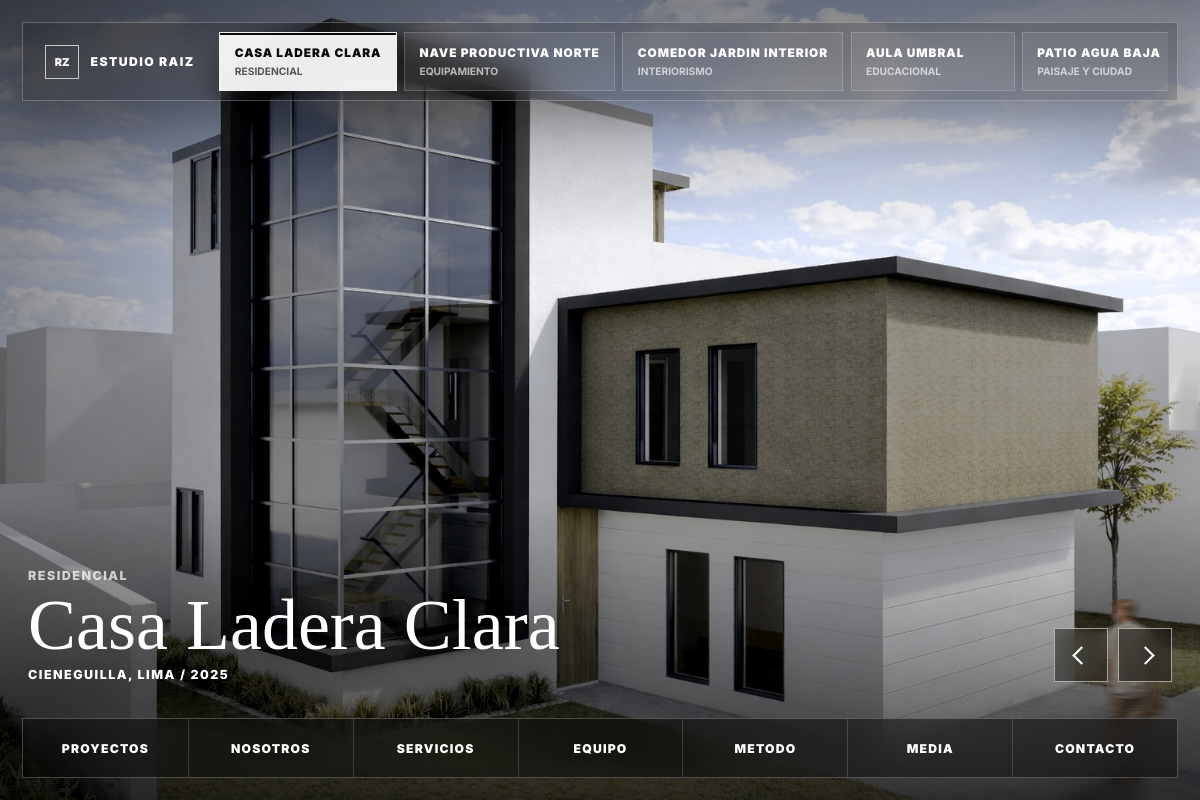
The page / on the database its author committed.
### tables this page shows
CREATE TABLE proyectos (
  id INT UNSIGNED AUTO_INCREMENT PRIMARY KEY,
  titulo VARCHAR(180) NOT NULL,
  slug VARCHAR(180) NOT NULL UNIQUE,
  categoria_id INT UNSIGNED NOT NULL,
  ubicacion VARCHAR(180) NOT NULL,
  anio YEAR NOT NULL,
  area VARCHAR(80) NULL,
  cliente VARCHAR(160) NULL,
  estado_proyecto VARCHAR(100) NULL,
  descripcion_corta TEXT NOT NULL,
  descripcion_larga MEDIUMTEXT NOT NULL,
  enfoque_diseno MEDIUMTEXT NULL,
  sostenibilidad MEDIUMTEXT NULL,
  imagen_principal VARCHAR(255) NULL,
  destacado TINYINT(1) NOT NULL DEFAULT 0,
  publicado TINYINT(1) NOT NULL DEFAULT 1,
  orden INT NOT NULL DEFAULT 0,
  fecha_creacion TIMESTAMP NOT NULL DEFAULT CURRENT_TIMESTAMP,
  fecha_actualizacion TIMESTAMP NULL DEFAULT NULL ON UPDATE CURRENT_TIMESTAMP,
  CONSTRAINT fk_proyectos_categoria
    FOREIGN KEY (categoria_id) REFERENCES categorias_proyecto(id)
    ON UPDATE CASCADE
    ON DELETE RESTRICT,
  INDEX idx_proyectos_publicado_orden (publicado, orden),
  INDEX idx_proyectos_destacado (destacado),
  FULLTEXT INDEX ft_proyectos_busqueda (titulo, ubicacion, descripcion_corta)
);

CREATE TABLE categorias_proyecto (
  id INT UNSIGNED AUTO_INCREMENT PRIMARY KEY,
  nombre VARCHAR(120) NOT NULL,
  slug VARCHAR(140) NOT NULL UNIQUE,
  descripcion TEXT NULL,
  orden INT NOT NULL DEFAULT 0,
  estado TINYINT(1) NOT NULL DEFAULT 1,
  INDEX idx_categoria_estado_orden (estado, orden)
);

### includes/db.php (called while the page is built, shortened)
<?php
function db(): PDO
{
    static $pdo = null;
    if ($pdo instanceof PDO) {
        return $pdo;
    }
    $dsn = 'mysql:host=' . DB_HOST . ';dbname=' . DB_NAME . ';charset=utf8mb4';
    $pdo = new PDO($dsn, DB_USER, DB_PASS, [
        PDO::ATTR_ERRMODE => PDO::ERRMODE_EXCEPTION,
        PDO::ATTR_DEFAULT_FETCH_MODE => PDO::FETCH_ASSOC,
        PDO::ATTR_EMULATE_PREPARES => false,
    ]);
    return $pdo;
}
function fetch_all(string $sql, array $params = []): array
{
    $stmt = db()->prepare($sql);
    $stmt->execute($params);
    return $stmt->fetchAll();
}

### includes/helpers.php (called while the page is built, shortened)
<?php
function e(?string $value): string
{
    return htmlspecialchars((string) $value, ENT_QUOTES, 'UTF-8');
}
function url(string $path = ''): string
{
    return rtrim(BASE_URL, '/') . '/' . ltrim($path, '/');
}
function upload_url(?string $path): string
{
    return UPLOAD_URL . '/' . ltrim($path, '/');
}
function setting(string $key, string $default = ''): string
{
    static $settings = null;
    if ($settings === null) {
        require_once __DIR__ . '/db.php';
        $settings = [];
        try {
            foreach (fetch_all('SELECT clave, valor FROM configuracion_sitio') as $row) {
                $settings[$row['clave']] = $row['valor'];
            }
        } catch (Throwable $error) {
            $settings = [];
        }
    }
    return $settings[$key] ?? $default;
}

### public/index.php (the view, shortened to what this page needs)
<?php
require_once __DIR__ . '/../includes/db.php';
require_once __DIR__ . '/../includes/helpers.php';
$pageTitle = setting('site_name', SITE_NAME) . ' | Portafolio de arquitectura';
$slides = fetch_all(
    'SELECT p.*, c.nombre AS categoria
     FROM proyectos p
     JOIN categorias_proyecto c ON c.id = p.categoria_id
     WHERE p.publicado = 1
     ORDER BY p.destacado DESC, p.orden ASC, p.id ASC
     LIMIT 12'
);
include __DIR__ . '/../includes/header.php';
?>
<section class="home-showcase" data-home-gallery aria-label="Portada de proyectos">
  <div class="home-showcase__slides" aria-live="polite">
    <?php foreach ($slides as $index => $project): ?>
      <?php
        $projectUrl = !empty($project['slug']) && $project['slug'] !== 'proyectos'
            ? url('proyectos/' . $project['slug'])
            : url('proyectos');
      ?>
      <article
        class="home-slide <?= $index === 0 ? 'is-active' : '' ?>"
        data-home-slide-panel
        data-title="<?= e($project['titulo']) ?>"
        data-category="<?= e($project['categoria'] ?? 'Proyecto') ?>"
        data-location="<?= e(($project['ubicacion'] ?? 'Ubicacion por definir') . ' / ' . ($project['anio'] ?? date('Y'))) ?>"
        data-url="<?= e($projectUrl) ?>"
        aria-hidden="<?= $index === 0 ? 'false' : 'true' ?>"
      >
        <img src="<?= e(upload_url($project['imagen_principal'] ?? null)) ?>" alt="<?= e($project['titulo']) ?>" loading="<?= $index === 0 ? 'eager' : 'lazy' ?>">
      </article>
    <?php endforeach; ?>
  </div>
  <div class="home-project-bar" aria-label="Seleccion de proyectos">
    <a class="home-brand" href="<?= e(url()) ?>" aria-label="<?= e(setting('site_name', SITE_NAME)) ?>">
      <span>RZ</span>
      <strong><?= e(setting('site_name', SITE_NAME)) ?></strong>
    </a>
    <div class="home-project-tabs" role="tablist" aria-label="Proyectos de portada">
      <?php foreach ($slides as $index => $project): ?>
        <button
          class="home-project-tab <?= $index === 0 ? 'is-active' : '' ?>"
          type="button"
          data-home-slide="<?= $index ?>"
          aria-label="Ver <?= e($project['titulo']) ?>"
          aria-selected="<?= $index === 0 ? 'true' : 'false' ?>"
          role="tab"
        >
          <span><?= e($project['titulo']) ?></span>
          <small><?= e($project['categoria'] ?? 'Proyecto') ?></small>
        </button>
      <?php endforeach; ?>
    </div>
  </div>
  <div class="home-slide-caption">
    <p data-home-category><?= e($slides[0]['categoria'] ?? 'Proyecto') ?></p>
    <a data-home-link class="home-slide-title" href="<?= e(!empty($slides[0]['slug']) && $slides[0]['slug'] !== 'proyectos' ? url('proyectos/' . $slides[0]['slug']) : url('proyectos')) ?>">
      <?= e($slides[0]['titulo']) ?>
    </a>
    <span data-home-location><?= e(($slides[0]['ubicacion'] ?? 'Ubicacion por definir') . ' / ' . ($slides[0]['anio'] ?? date('Y'))) ?></span>
  </div>
  <div class="home-controls" aria-label="Controles del carrusel">
    <button class="home-arrow home-arrow--prev" type="button" data-home-prev aria-label="Proyecto anterior">
      <span></span>
    </button>
    <button class="home-arrow home-arrow--next" type="button" data-home-next aria-label="Proyecto siguiente">
      <span></span>
    </button>
  </div>
  <nav class="home-bottom-nav" aria-label="Secciones principales">
    <a href="<?= e(url('proyectos')) ?>">Proyectos</a>
    <a href="<?= e(url('nosotros')) ?>">Nosotros</a>
    <a href="<?= e(url('servicios')) ?>">Servicios</a>
    <a href="<?= e(url('equipo')) ?>">Equipo</a>
    <a href="<?= e(url('metodo')) ?>">Metodo</a>
    <a href="<?= e(url('media')) ?>">Media</a>
    <a href="<?= e(url('contacto')) ?>">Contacto</a>
  </nav>
</section>
<?php include __DIR__ . '/../includes/footer.php'; ?>

### rows shown on the page
proyectos: imagen_principal (picture), titulo "CASA LADERA CLARA", categoria.nombre "RESIDENCIAL", titulo "Casa Ladera Clara"
proyectos: titulo "NAVE PRODUCTIVA NORTE", categoria.nombre "EQUIPAMIENTO"
proyectos: titulo "COMEDOR JARDIN INTERIOR", categoria.nombre "INTERIORISMO"
proyectos: titulo "AULA UMBRAL", categoria.nombre "EDUCACIONAL"
proyectos: titulo "PATIO AGUA BAJA", categoria.nombre "PAISAJE Y CIUDAD"
categorias_proyecto: nombre "RESIDENCIAL"

### other values the page prints
setting('site_name', SITE_NAME) "ESTUDIO RAIZ"
